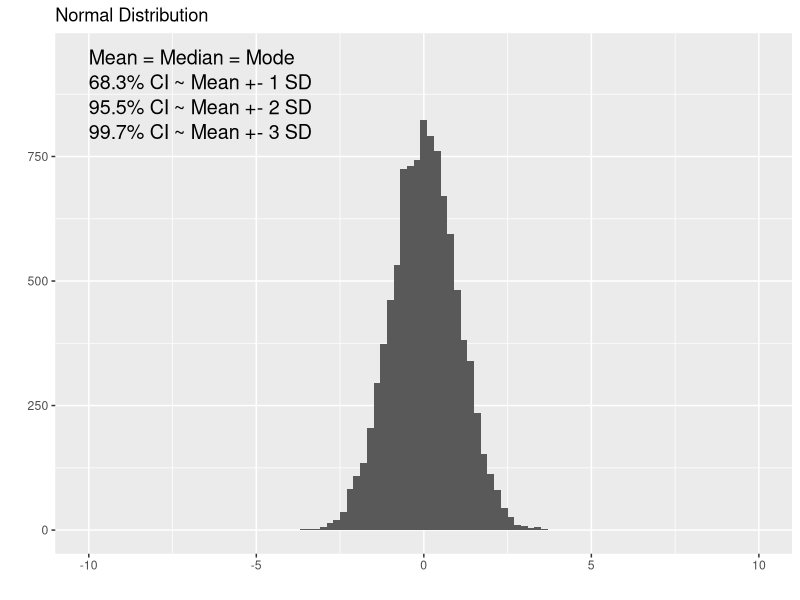
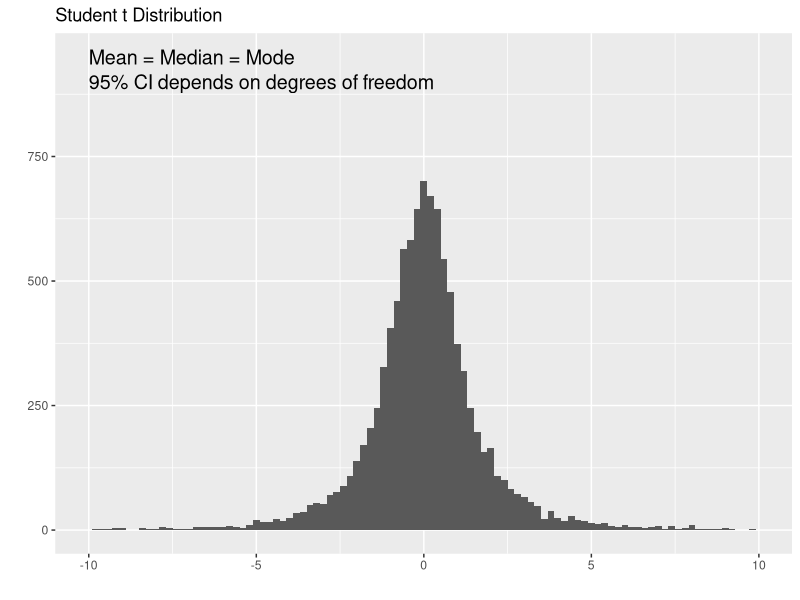
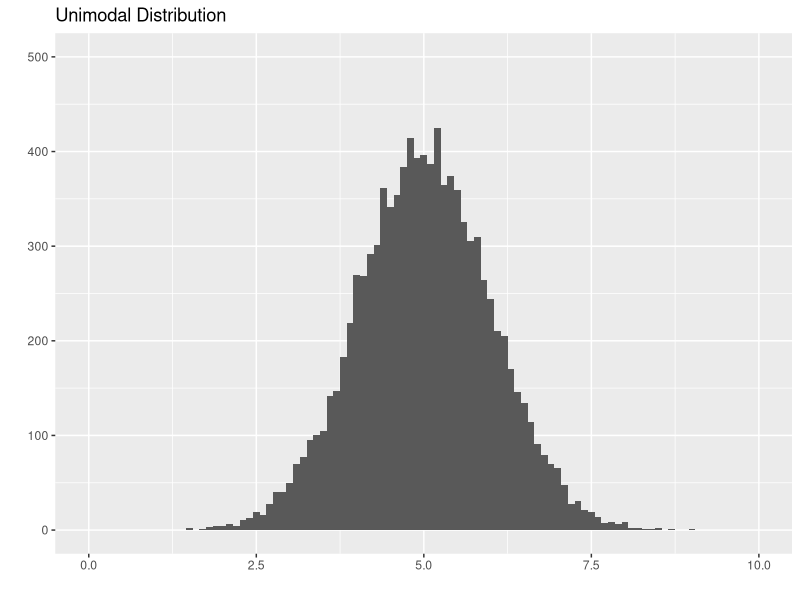
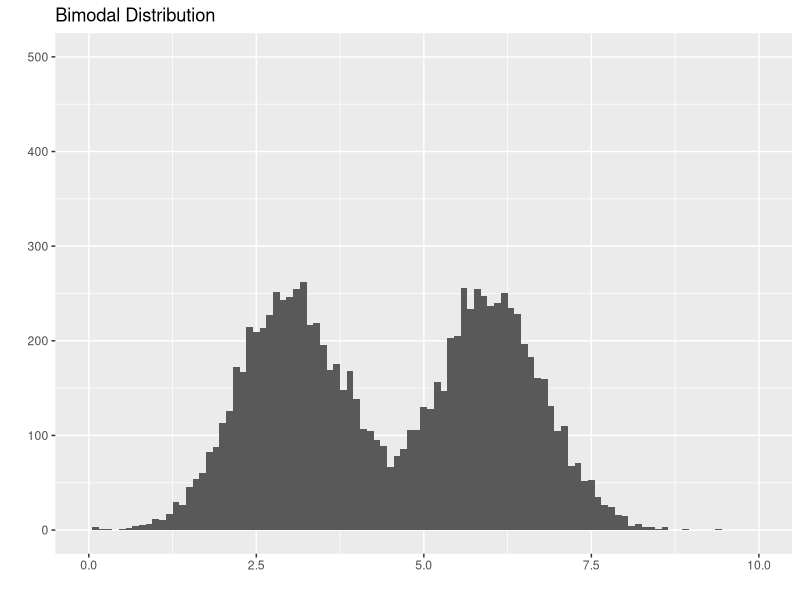
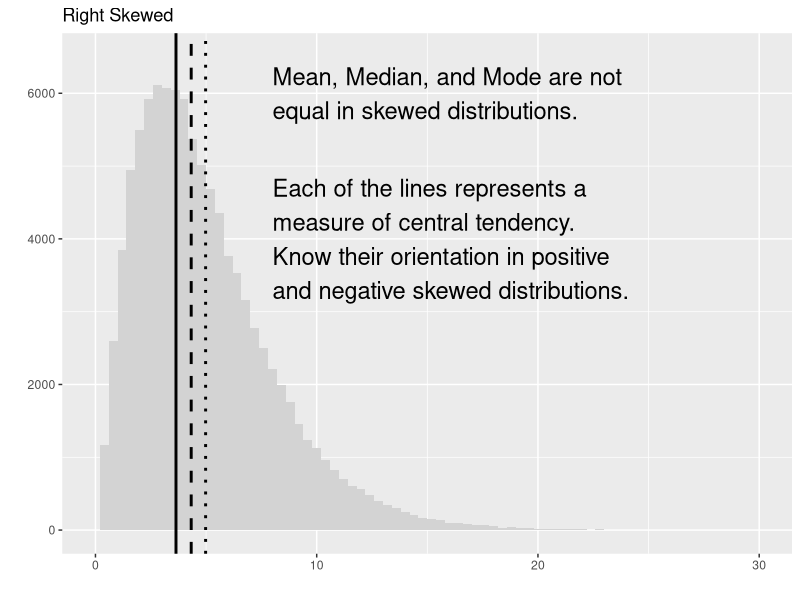
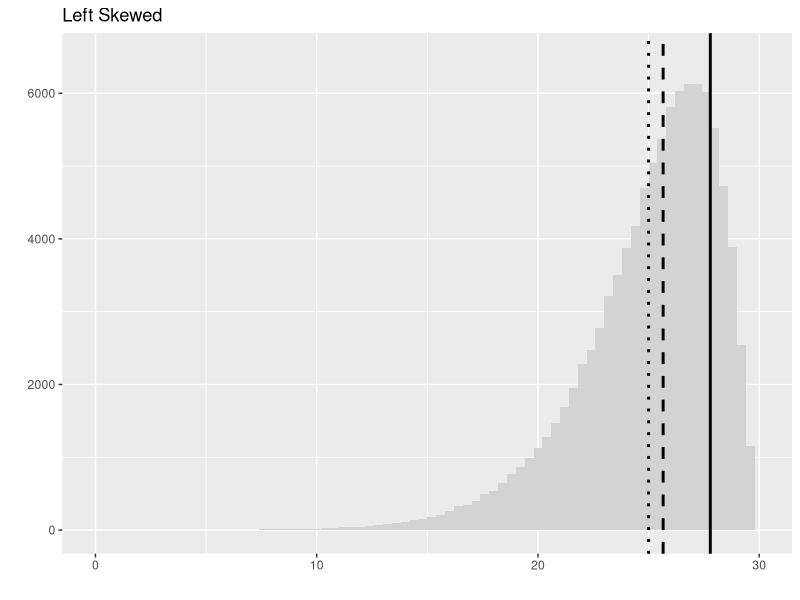
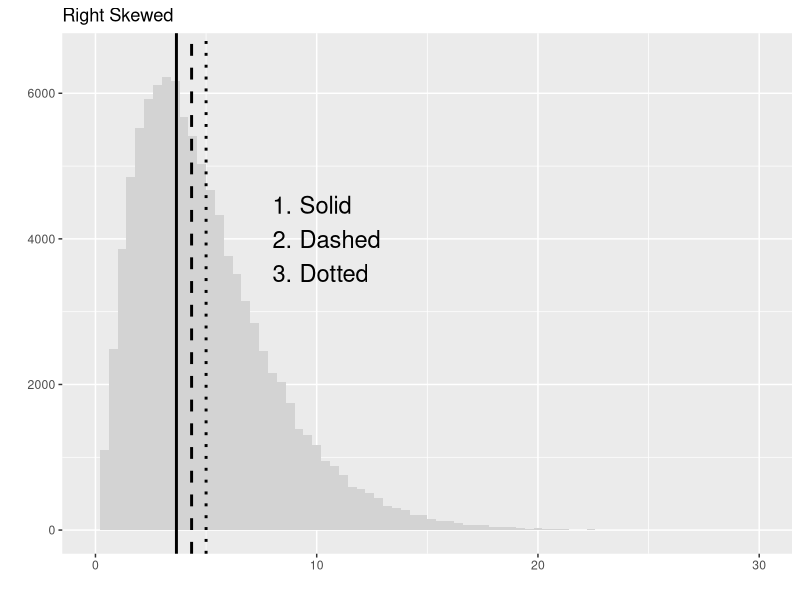
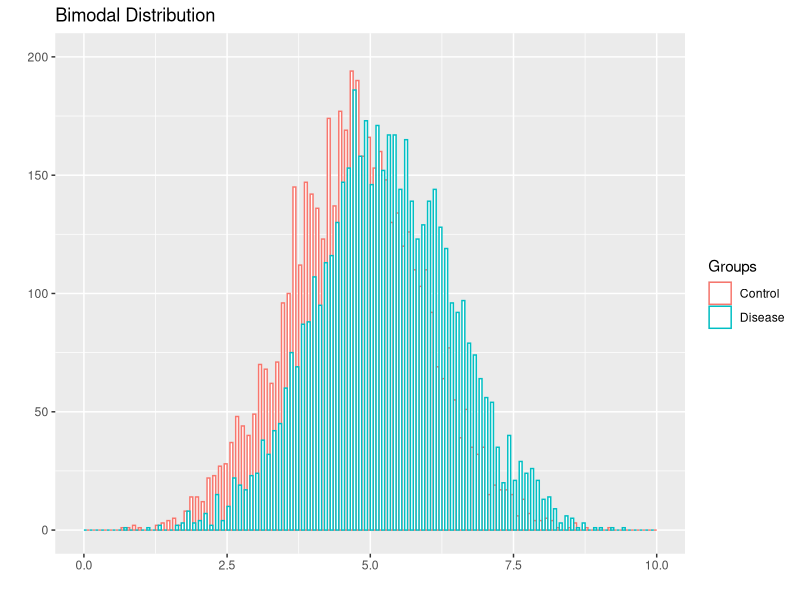

The R source for these figures, in order:
## ---- chunk 1
library(ggplot2)
library(cowplot)
norm <- rnorm(10000, sd = 1)
ggplot(data.frame(data = norm), aes(data)) + 
  geom_histogram(binwidth = 0.2) + 
  xlim(-10, 10) + 
  ylim(0, 950) +
  ggtitle("Normal Distribution") + 
  labs(x="", y="") +
  annotate("text", x = -10, y = 950, label = "Mean = Median = Mode", size=5, hjust = 0) +
  annotate("text", x = -10, y = 900, label = "68.3% CI ~ Mean +- 1 SD", size=5, hjust = 0) +
  annotate("text", x = -10, y = 850, label = "95.5% CI ~ Mean +- 2 SD", size=5, hjust = 0) +
  annotate("text", x = -10, y = 800, label = "99.7% CI ~ Mean +- 3 SD", size=5, hjust = 0)
## ---- chunk 2
library(ggplot2)
library(cowplot)
studentt <- rt(10000, df=2)
ggplot(data.frame(data = studentt), aes(data)) + 
  geom_histogram(binwidth = 0.2)  + 
  xlim(-10, 10) + 
  ylim(0, 950) +
  ggtitle("Student t Distribution") + 
  labs(x="", y="") +
  annotate("text", x = -10, y = 950, label = "Mean = Median = Mode", size=5, hjust = 0) +
  annotate("text", x = -10, y = 900, label = "95% CI depends on degrees of freedom", size=5, hjust = 0)
## ---- chunk 3
library(ggplot2)
library(cowplot)
norm <- rnorm(10000, mean = 5, sd = 1)
ggplot(data.frame(data = norm), aes(data)) + 
  geom_histogram(binwidth = 0.1) + 
  xlim(0, 10) + 
  ylim(0, 500) +
  ggtitle("Unimodal Distribution") + 
  labs(x="", y="")
## ---- chunk 4
library(ggplot2)
library(cowplot)
norm1 <- rnorm(5000, mean = 3, sd = 0.8)
norm2 <- rnorm(5000, mean = 6, sd = 0.8)
ggplot(data.frame(data = c(norm1, norm2)), aes(data)) + 
  geom_histogram(binwidth = 0.1) + 
  xlim(0, 10) + 
  ylim(0, 500) +
  ggtitle("Bimodal Distribution") + 
  labs(x="", y="")
## ---- chunk 5
library(ggplot2)
library(cowplot)
Mode <- function(x) {
  ux <- unique(x)
  ux[which.max(tabulate(match(x, ux)))]
}
r.skew <- rchisq(100000, df = 5)
ggplot(data.frame(data = r.skew), aes(data)) +
  geom_histogram(binwidth = 0.4, fill = 'lightgray') + 
  geom_vline(xintercept = mean(r.skew), linetype = 'dotted', lwd = 1) +
  geom_vline(xintercept = median(r.skew), linetype = "dashed", lwd = 1) +
  geom_vline(xintercept = Mode(round(r.skew, digits = 2)), linetype = "solid", lwd = 1) +
  xlim(0, 30) + 
  ylim(0, 6500) +
  ggtitle("Right Skewed") + 
  labs(x="", y="") +
  annotate("text", x = 8, y = 6000, label = "Mean, Median, and Mode are not\nequal in skewed distributions.", size = 6, hjust = 0) +
  annotate("text", x = 8, y = 4000, label = "Each of the lines represents a\nmeasure of central tendency.\nKnow their orientation in positive\nand negative skewed distributions.", size = 6, hjust = 0)
## ---- chunk 6
library(ggplot2)
library(cowplot)
Mode <- function(x) {
  ux <- unique(x)
  ux[which.max(tabulate(match(x, ux)))]
}
l.skew <- 30 - rchisq(100000, df = 5)
ggplot(data.frame(data = l.skew), aes(data)) + 
  geom_histogram(binwidth = 0.4, fill = 'lightgray') + 
  geom_vline(xintercept = mean(l.skew), linetype = 'dotted', lwd = 1) +
  geom_vline(xintercept = median(l.skew), linetype = "dashed", lwd = 1) +
  geom_vline(xintercept = Mode(round(l.skew, digits = 2)), linetype = "solid", lwd = 1) +
  xlim(0, 30) + 
  ylim(0, 6500) +
  ggtitle("Left Skewed") + 
  labs(x="", y="")
## ---- chunk 7
library(ggplot2)
library(cowplot)
Mode <- function(x) {
  ux <- unique(x)
  ux[which.max(tabulate(match(x, ux)))]
}
r.skew <- rchisq(100000, df = 5)
ggplot(data.frame(data = r.skew), aes(data)) +
  geom_histogram(binwidth = 0.4, fill = 'lightgray') + 
  geom_vline(xintercept = mean(r.skew), linetype = 'dotted', lwd = 1) +
  geom_vline(xintercept = median(r.skew), linetype = "dashed", lwd = 1) +
  geom_vline(xintercept = Mode(round(r.skew, digits = 2)), linetype = "solid", lwd = 1) +
  xlim(0, 30) + 
  ylim(0, 6500) +
  ggtitle("Right Skewed") + 
  labs(x="", y="") +
  annotate("text", x = 8, y = 4000, label = "1. Solid\n2. Dashed\n3. Dotted", size = 6, hjust = 0)

## ---- chunk 8
library(ggplot2)
library(cowplot)
norm1 <- rnorm(5000, mean = 4.75, sd = 1.2)
norm2 <- rnorm(5000, mean = 5.25, sd = 1.2)
ggplot(data.frame(data = c(norm1, norm2), Groups = c(rep('Control', length(norm1)), rep('Disease', length(norm2)))), aes(data, color = Groups)) + 
  geom_histogram(binwidth = 0.1, fill = 'white', position="dodge") + 
  xlim(0, 10) + 
  ylim(0, 200) +
  ggtitle("Bimodal Distribution") + 
  labs(x="", y="")
## ---- chunk 9
  norm1 <- rnorm(5000, mean = 4.75, sd = 1.2)
  norm2 <- rnorm(5000, mean = 5.25, sd = 1.2)
  (t.test(norm1, norm2))$p.value
## ---- chunk 10
library(ggplot2)
library(cowplot)
pos <- ggplot(mtcars, aes(x=wt, y=hp)) + 
  geom_point() + 
  ggtitle("Positive Correlation") + 
  labs(x="Weight", y="Horse Power")
neg <- ggplot(mtcars, aes(x=wt, y=mpg)) + 
  geom_point() + 
  ggtitle("Negative Correlation") + 
  labs(x="Weight", y="Fuel Efficiency (mpg)")

plot_grid(pos, neg)
## ---- chunk 11
library(ggplot2)
library(cowplot)
pos <- ggplot(mtcars, aes(x=wt, y=hp)) + 
  geom_point() + 
  geom_smooth(method='lm',formula=y~x) +
  ggtitle("Positive Correlation") + 
  labs(x="Weight", y="Horse Power")
show(pos)
